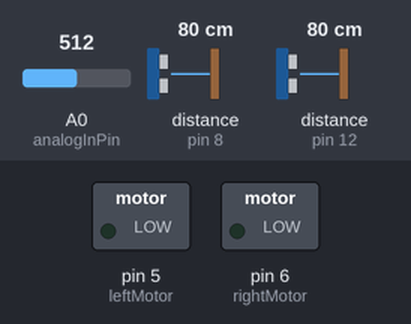
A sketch run on a simulated Arduino Uno, built with avr-gcc and run on an emulated ATmega328P. Parts: switched loads named in the sketch (green lamp = pin HIGH). Dashed ring = blinking. Inputs (shaded band) come from the test bench; at power-on: A0 (analogInPin) = 512, distance to the obstacle (sensors on pin 8, pin 12) 80 cm. The echo pulse lasts 58.3 µs per cm; pins used as bus, display or sensor lines are not drawn; what the sketch prints to the serial monitor is not drawn.

Above: at 1.2 s.
1.3 s: A0 (analogInPin) set to 264
2.8 s: A0 (analogInPin) set to 234
At 3.09 s:
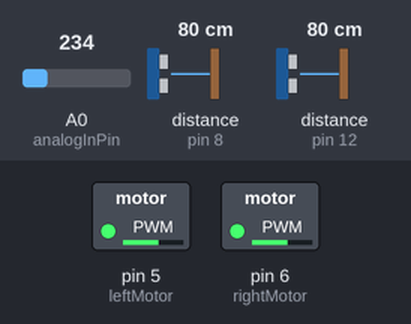
5.8 s: A0 (analogInPin) set to 260
At 5.8 s:
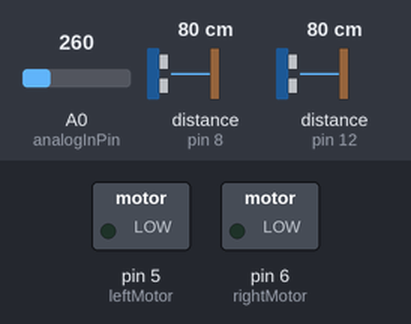
7.3 s: A0 (analogInPin) set to 240
At 7.76 s:
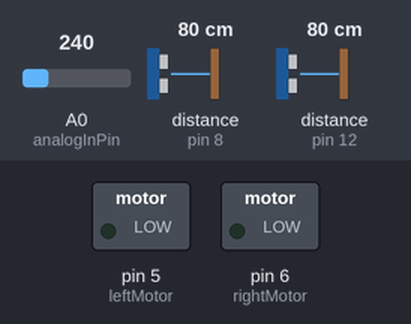
10.3 s: distance to the obstacle (sensor on pin 8) set to 62 cm
13.3 s: distance to the obstacle (sensor on pin 8) set to 55 cm
At 13.35 s:
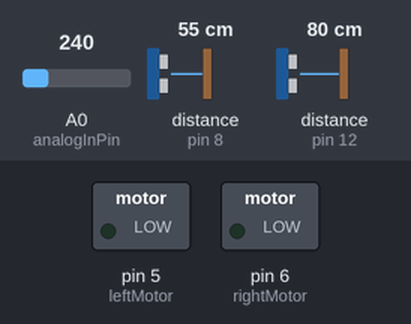
Timing chart, 0 to 17.3 s (numbered marks = the images above; inputs shaded):
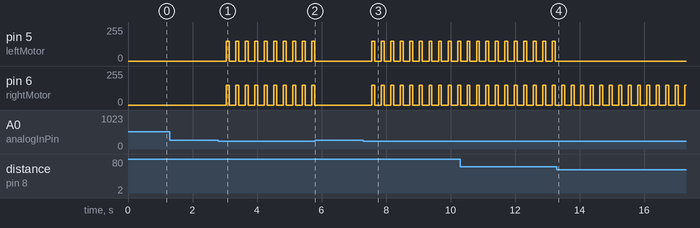

Measured:
- the behaviour switches between 250 and 249 on A0 (analogInPin) (found by bisection; images 0 and 1)
- the behaviour switches between 60 and 59 cm on distance to the obstacle (sensor on pin 8) (found by bisection; images 3 and 4)
- after the input at 1.3 s, every drawn part: stays the same
- after the input at 2.8 s, pin 5 (leftMotor), pin 6 (rightMotor): alternates 150/255 for 0.09 s and 0/255 for 0.20 s, starting after 0.25 s
- after the input at 5.8 s, pin 5 (leftMotor), pin 6 (rightMotor): stops changing and stays 0/255
- after the input at 7.3 s, pin 5 (leftMotor), pin 6 (rightMotor): alternates 150/255 for 0.09 s and 0/255 for 0.20 s, starting after 0.26 s
- after the input at 13.3 s, pin 5 (leftMotor): stops changing and stays 0/255

The sketch:

full_code.ino
```cpp
//set the microphone input to the analog signal from the a0 pin
const int analogInPin = A0;

//set the trigger pins and echo pins to analog 13, 12, 7, and 8 for the ultrasonic sensor
#define trigPin 13
#define echoPin 12
#define trigPin2 7
#define echoPin2 8

//set the motor pin outputs to digital pins 5 and 6 (analog output)
#define leftMotor 5
#define rightMotor 6

//initializing sensorvalue and output value for the microphone
int sensorValue = 0;
int outputValue = 0;

//flag for when the follow mode is activated and not activated
bool flag = 0;//clap flag
bool flag2 = 0;//detection flag
bool flag3 = 0;
void setup() {
  // initialize serial communications at 9600 bps:
  Serial.begin(9600);

  //set up the pins for each motor
  pinMode(rightMotor, OUTPUT);
  pinMode(leftMotor, OUTPUT);

  //set up pins for each sensor
  pinMode(trigPin, OUTPUT);
  pinMode(echoPin, INPUT);
  pinMode(trigPin2, OUTPUT);
  pinMode(echoPin2, INPUT);
}

//loop to check for claps
void loop() {
  // read the analog in value:
  sensorValue = analogRead(analogInPin);
  //for testing and troubleshooting the microphone purposes
  delay(80);
  //initialize variables
  long duration, distance;
  long duration2, distance2;

  //check for number of claps
  //if the volume gives a voltage difference that is greater than 500mv, add a clap

  //if it is not following you and it hears a clap (registers a sound wave with a very high amplitude), it will start scanning and follow you
  if((abs(sensorValue-500)>250)&&(flag==0))
  {
   //start following
   while(flag3==0)
   {
    //update sensorvalue to listen for the stop command
    sensorValue = analogRead(analogInPin);
    if((abs(sensorValue-500)>250))
    {
     Serial.print("sleeping");
     digitalWrite(rightMotor,LOW);
     digitalWrite(leftMotor,LOW);
     delay(100);
     //set every flag to 1 to escape all 3 loops
     flag=1;
     flag2=1;
     flag3=1;
    }

   //while the robot still has not found you
   while(flag2==0){
    //turn left until it finds you
    digitalWrite(rightMotor,HIGH);
    digitalWrite(leftMotor,LOW);

     //writing the right sensor trigpin
     digitalWrite(trigPin, LOW);
     delayMicroseconds(2);
     digitalWrite(trigPin, HIGH);

     //writing to right sensor echopin
     delayMicroseconds(10);
     digitalWrite(trigPin, LOW);
     duration = pulseIn(echoPin, HIGH);
     distance = (duration/2) / 29.1;

    //writing to the left sensor trig pin2
     digitalWrite(trigPin2, LOW);
     delayMicroseconds(2);
     digitalWrite(trigPin2, HIGH);

    //writing to the left sensor echopin2
     delayMicroseconds(10);
     digitalWrite(trigPin2, LOW);
     duration2 = pulseIn(echoPin2, HIGH);
     distance2 = ((duration2)/2) / 29.1;

    //if something comes into the detection range, follow it by exiting the rotating loop
    if((distance2<100) or (distance<100))
    {
      Serial.print("found the target");
      flag2=1;//does not satisfy while contidition so by setting flag 2 to 1, it breaks the loop
    }//end of distance if

     }//end of while

 //looking for the person
 //writing the right sensor trigpin
     digitalWrite(trigPin, LOW);
     delayMicroseconds(2);
     digitalWrite(trigPin, HIGH);

     //writing to right sensor echopin
     delayMicroseconds(10);
     digitalWrite(trigPin, LOW);
     duration = pulseIn(echoPin, HIGH);
     distance = (duration/2) / 29.1;

    //writing to the left sensor trig pin2
     digitalWrite(trigPin2, LOW);
     delayMicroseconds(2);
     digitalWrite(trigPin2, HIGH);

    //writing to the left sensor echopin2
     delayMicroseconds(10);
     digitalWrite(trigPin2, LOW);
     duration2 = pulseIn(echoPin2, HIGH);
     distance2 = ((duration2)/2) / 29.1;


     //if the bot finds you it will stop until you move again
     if((distance< 10) && (distance2 < 10))
     {
      //stops
      digitalWrite(rightMotor,LOW);
      digitalWrite(leftMotor,LOW);
      delay(10);
      //flag3=1;// it has caught you and will wait for you to clap again

     }
     //if the value from the right sensor is less than the left, indicating there is an object to the right, turn right
     else if(((distance-distance2)<(-20))&& (distance2 < 250))
     {
      //turns right
      analogWrite(leftMotor,150);
      digitalWrite(rightMotor,LOW);
      delay(10);//let the motors run for awhile


     }

    //if the value from the left sensor is less than that of the right, it indicates there is an object to the left, turn left
    else if(((distance2-distance)<(-20))&& (distance < 250))
    {
      //turns left
      analogWrite(rightMotor,150);
      digitalWrite(leftMotor,LOW);
      delay(10);//let the motors run for awhile

    }

    //if the object does not fall on the peripherals, go straight
    else if((distance2<250)&& (distance<250))
    {
     //drives forward
     analogWrite(rightMotor,150);
     analogWrite(leftMotor,150);
     delay(10);
    }


   }


  }//end of following if

  //if it is following you and it hears a clap, it will stop and reset the flag to wait for another clap
  else
  {
    //stops the motors
    digitalWrite(rightMotor,LOW);
    digitalWrite(leftMotor,LOW);
    delay(10);

    //reinitialize variables to listen for the clap
    flag=0;
    flag2=0;
    flag3=0;
  }


  // wait 2 milliseconds before the next loop for the analog-to-digital
  delay(2);

}
```
